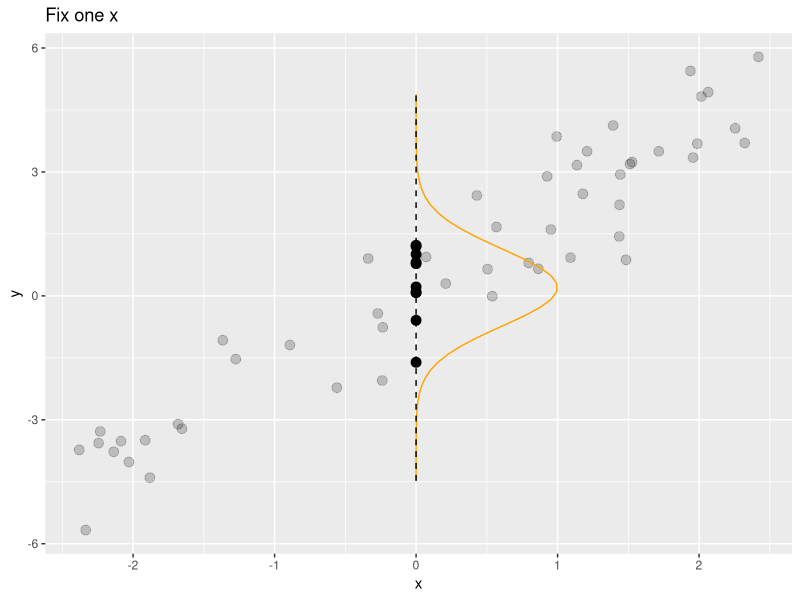
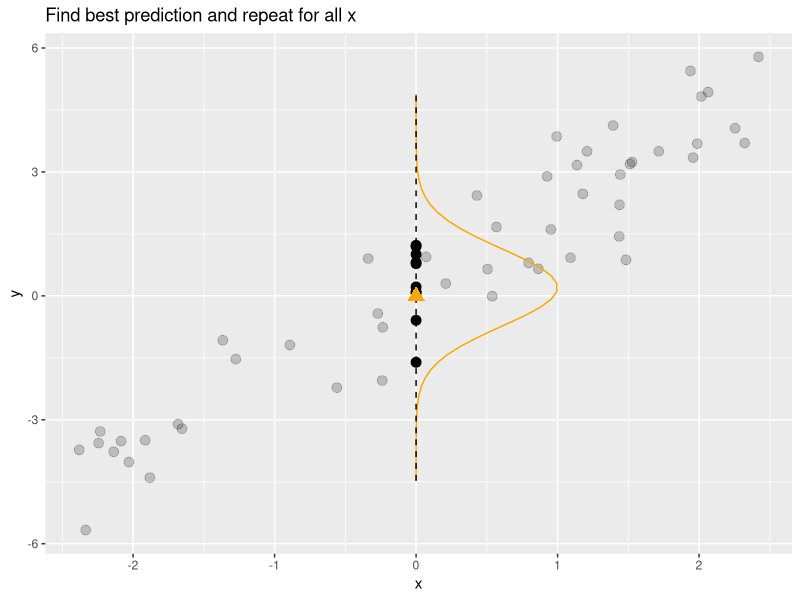
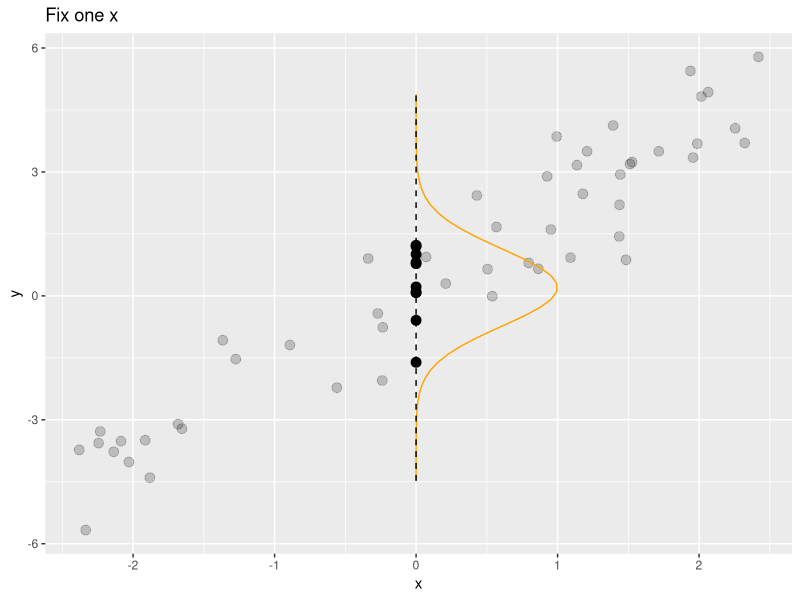
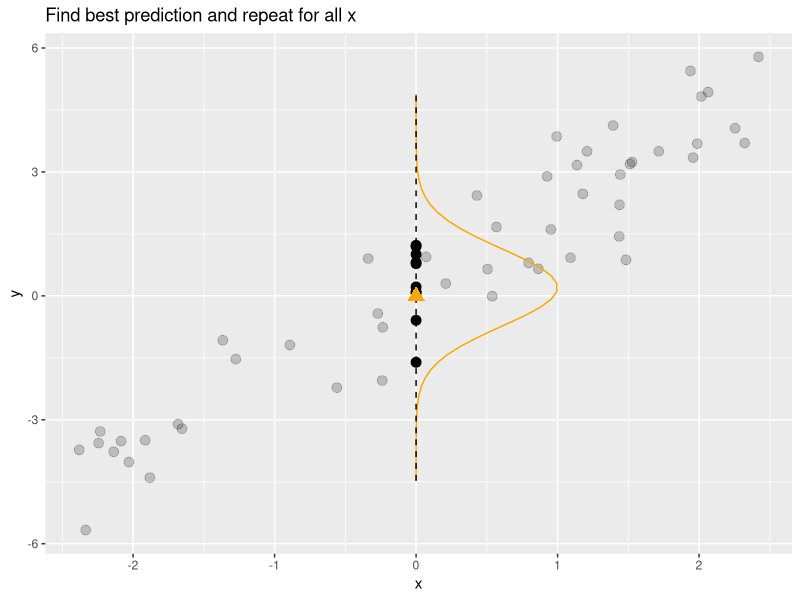

Reproduce these figures in R, in order.

library(ggplot2)

df = data.frame(x = runif(50, -2.5, 2.5), type = FALSE)
df = rbind(df, data.frame(x = rep(0, 10), type = TRUE))

df$y = 2 * df$x + rnorm(60)

lm_fit = lm(data = df, y ~ x)

k <- 5
sigma <- sigma(lm_fit)
ab <- coef(lm_fit); a <- ab[1]; b <- ab[2]

x <- seq(-k*sigma, k*sigma, length.out = 50)
y <- dnorm(x, 0, sigma)/dnorm(0, 0, sigma) * 1

x0 <- 0
y0 <- a+b*x0
path1 <- data.frame(x = y + x0, y = x + y0)
segment1 <- data.frame(x = x0, y = y0 - k*sigma, xend = x0, yend = y0 + k*sigma)

p = ggplot() + geom_point(data = df[!df$type, ], aes(x = x, y = y), alpha = 0.2, size = 3)
p = p + geom_point(data = df[df$type, ], aes(x = x, y = y), size = 3) + ggtitle("Fix one x")
p = p + geom_path(data = path1, aes(x = x, y = y), color = "orange") 
p = p + geom_segment(aes(x=x,y=y,xend=xend,yend=yend), data = segment1, lty = 2) 
p

ggsave("figure_man/optimal_pointwise_1.png", width = 4, height = 3)


p = p + geom_point(aes(x = 0, y = 0), colour = "orange", size = 4, shape = 17)
p = p + ggtitle("Find best prediction and repeat for all x")
p

ggsave("figure_man/optimal_pointwise_2.png", width = 4, height = 3)
